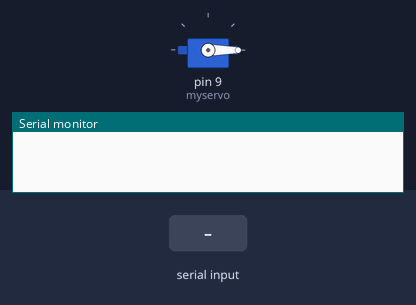
A sketch run on a simulated Arduino Uno, built with avr-gcc and run on an emulated ATmega328P. Shown: servo, the last lines printed to the serial monitor. The test bench sets the inputs (shaded band).

Above: at 1.2 s.
1.3 s: "1" received over Serial
At 1.76 s:
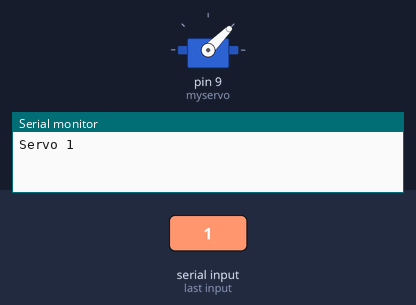
3.7 s: "3" received over Serial
At 3.85 s:
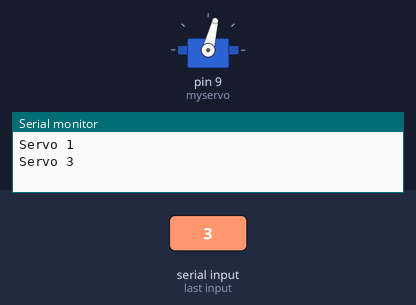
Timing chart, 0 to 6.7 s (numbered marks = the images above; inputs shaded):
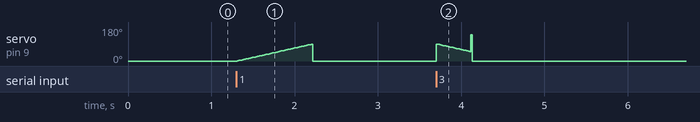

Measured:
- after the input at 1.3 s, servo on pin 9 (myservo): rises from 0° to 89° in 0.89 s, then falls to 0° in 0.02 s

The sketch:

sketch_feb24c.ino
```cpp
#include<Servo.h>;
Servo myservo;
char charln;
String message = "";
void setup() {
  // put your setup code here, to run once:
  myservo.attach(9);
  Serial.begin(9600);
  while(!Serial)
  {
    ;
  }
}

void loop() {
  // put your main code here, to run repeatedly:
  while(Serial.available()>0)
  {
    charln = Serial.read();
    message += charln;
  }
  myservo.write(0);
  if(message.length()>0)
  {
    message.trim();
    if(message.equalsIgnoreCase("1"))
    {
      Serial.println("Servo 1");
      for(int pos = 0; pos <= 90; pos +=1)
      {
        myservo.write(pos);
        delay(10);
      }
      myservo.write(0);
      delay(20);
    }
    else if (message.equalsIgnoreCase("2"))
    {
      Serial.println("Servo 2");
      for(int pos = 0; pos<=90; pos +=1)
      {
        myservo.write(pos);
        delay(10);
      }
      myservo.write(0);
      delay(20);
    }
    else if(message.equalsIgnoreCase("3"))
    {
      Serial.println("Servo 3");
      for(int pos = 90; pos>=50; pos -=1)
      {
        myservo.write(pos);
        delay(10);
      }
      myservo.write(140);
      delay(20);
    }
        else if(message.equalsIgnoreCase("4"))
    {
      Serial.println("Servo 4");
      for(int pos = 90; pos>=50; pos -=1)
      {
        myservo.write(pos);
        delay(10);
      }
      myservo.write(120);
      delay(20);
    }
    message ="";
  }
}
```
